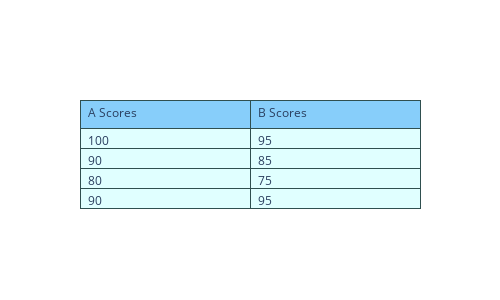

The code cell stored with this chart in its notebook:
### Markdown cell above
## Basic Styled Table

### Code cell
import plotly.graph_objects as go

fig = go.Figure(data=[go.Table(
    header=dict(values=['A Scores', 'B Scores'],
                line_color='darkslategray',
                fill_color='lightskyblue',
                align='left'),
    cells=dict(values=[[100, 90, 80, 90], # 1st column
                       [95, 85, 75, 95]], # 2nd column
               line_color='darkslategray',
               fill_color='lightcyan',
               align='left'))
])

fig.update_layout(width=500, height=300)
fig.show()

### Figure 1 — Plotly figure (JSON) as saved in the notebook; plotly's stock layout.template omitted (floating-point values rounded to 4 significant figures)
{"data": [{"cells": {"align": "left", "fill": {"color": "lightcyan"}, "line": {"color": "darkslategray"}, "values": [[100, 90, 80, 90], [95, 85, 75, 95]]}, "header": {"align": "left", "fill": {"color": "lightskyblue"}, "line": {"color": "darkslategray"}, "values": ["A Scores", "B Scores"]}, "type": "table"}], "layout": {"height": 300, "width": 500}}
